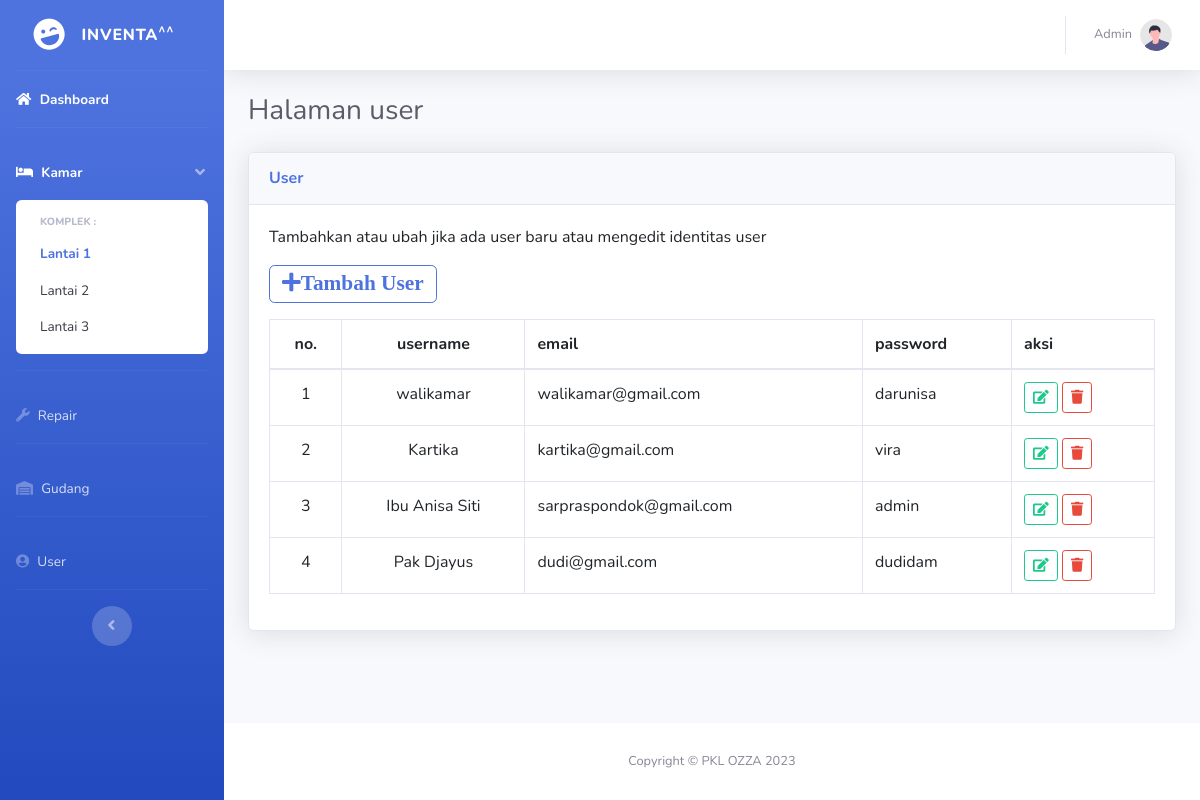
The page /user.php (signed in) on the database its author committed.
### tables this page shows
CREATE TABLE `user` (
  `id` int(5) NOT NULL,
  `username` varchar(30) NOT NULL,
  `email` varchar(50) NOT NULL,
  `password` varchar(8) NOT NULL
);

### user.php (the view, shortened to what this page needs)
<?php
    include 'koneksi.php';
    $query ="SELECT * FROM user;";
    $sql = mysqli_query($conn, $query);
    $no = 0;
?>
<!DOCTYPE html>
<html lang="en">
<head>
    <?php include 'header.php';  ?>
</head>
<body id="page-top">
    <?php include 'menu.php'; ?>
                <div class="container-fluid">
                    <h1 class="h3 mb-4 text-gray-800">Halaman user</h1>
                        <div class="card shadow mb-4">
                             <div class="card-header py-3">
                                <h6 class="m-0 font-weight-bold text-primary">User</h6>
                                </div>
                                <div class="card-body">
                                    <p>Tambahkan atau ubah jika ada user baru atau mengedit identitas user</p>
                                    <a href="kelolauser.php" type="button" class="btn btn-outline-primary mb-3">
                                    <i class="fa fa-plus fa-lg">Tambah User</i></a>
                                <div class="table-responsive">
                                  <table class="table align-middle table-bordered table-hover">
                                    <thead>
                                      <tr>
                                        <th><center>no.</center></th>
                                        <th><center>username</center></th>
                                        <th>email</th>
                                        <th>password</th>
                                        <th>aksi</th>
                                      </tr>
                                    </thead>
                                    <tbody>
                                    <?php
                                        while ($result = mysqli_fetch_assoc($sql)) {
                                    ?>
                                      <tr>
                                        <td><center><?php echo ++$no; ?></center></td>
                                        <td><center>
                                            <?php echo $result['username']; ?>
                                            </center></td>
                                        <td><?php echo $result['email']; ?> </td>
                                        <td><?php echo $result['password']; ?>    </td>
                                        <td>
                                            <a href="kelolauser.php?ubah=<?php echo $result['id']; ?>" type="button" class="btn btn-outline-success btn-sm">
                                               <i class="fa fa-pencil-square-o" aria-hidden="true"></i></a>
                                            <a href="prosesuser.php?hapus=<?php echo $result['id']; ?>" type="button" class="btn btn-outline-danger btn-sm" onClick="return confirm('Anda Yakin Ingin Menghapus?')">
                                                <i class="fa fa-trash"></i></a></td>
                                      </tr>
                                      <?php
                                            }
                                        ?>
                                      </tbody>
                                    </table>
                                </div>
                                </div>
                            </div>
                        </div>
                    </div>
                <?php include'footer.php';?>
</body>
</html>

### rows shown on the page
user: username "walikamar", email "walikamar@gmail.com", password "darunisa"
user: username "Kartika", email "kartika@gmail.com", password "vira"
user: username "Ibu Anisa Siti", email "sarpraspondok@gmail.com", password "admin"
user: username "Pak Djayus", email "dudi@gmail.com", password "dudidam"
